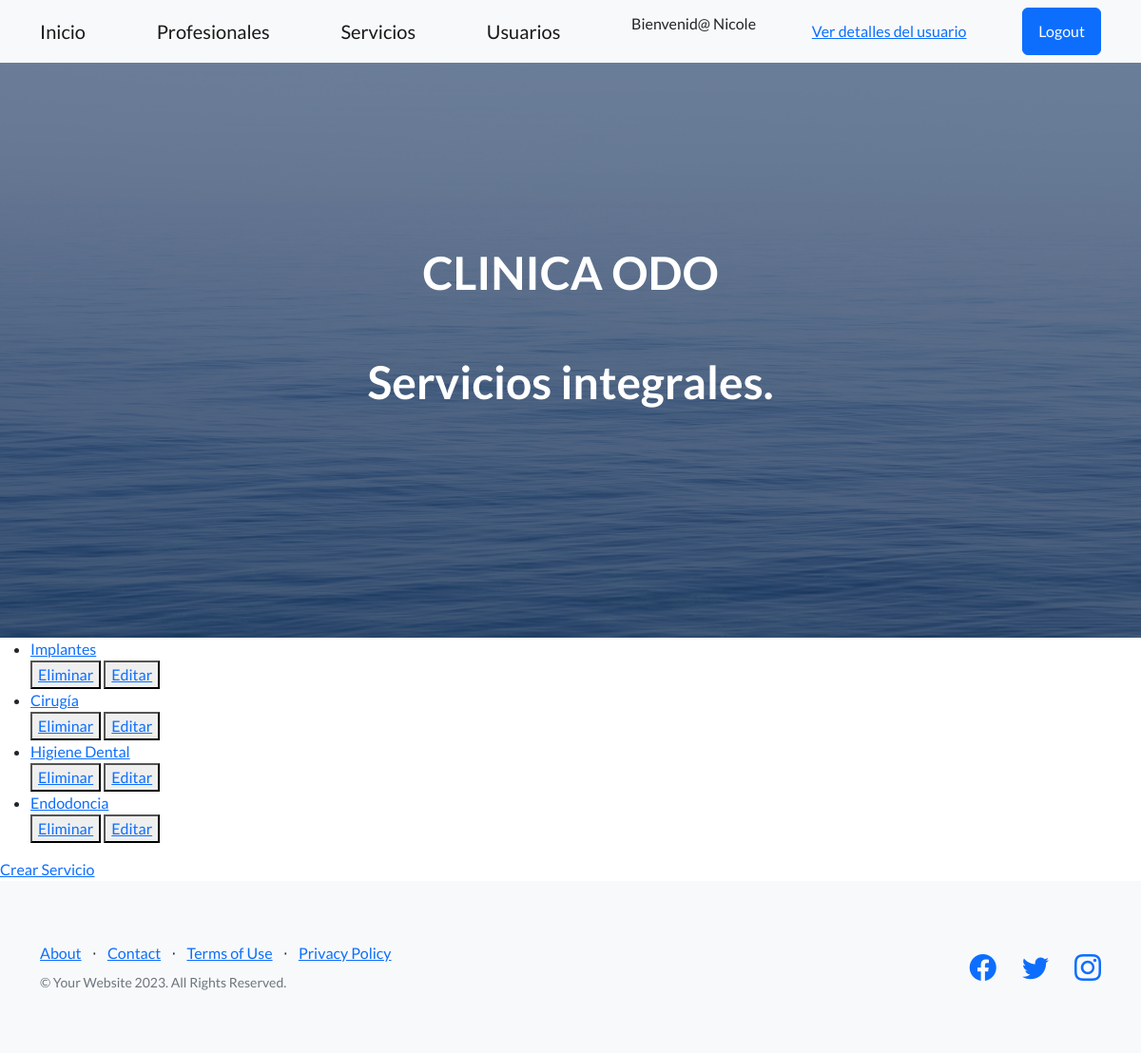
The page /ClinicaODO/lista-servicio (signed in) on the database its author committed.
### ClinicaODON/models.py (models this page shows)
class Servicios(models.Model):
   nombre= models.CharField(max_length=50)
   def __str__(self):
      return f'{self.nombre}'

### ClinicaODON/views.py (the view)
# urls.py: path('lista-servicio', ServicioList.as_view(), name="ListaServicios"),
class ServicioList(ListView):
    model = Servicios
    template_name = "servicio_list.html"
    context_object_name= "servicios"

### ClinicaODON/templates/servicio_list.html
{% extends 'padre.html' %}
{% block contenidoQueCambia %}
    <ul>
        {% for  servicio in servicios %}
            <li>
                <a href="{% url 'DetalleServicios' servicio.id %}" > {{servicio}} </a>
            </li>
            <div>
                <button>
                    <a href="{% url 'EliminarServicios' servicio.id %}">Eliminar</a>
                </button>
                <button>
                    <a href="{% url 'ActualizarServicios' servicio.id %}">Editar</a>
                </button>
            </div>
        {% endfor %}
    </ul>
    <a href="{% url 'CreaServicios' %}">Crear Servicio</a>
{% endblock contenidoQueCambia %}

### ClinicaODON/templates/navbar.html (shortened to what this page needs)
<nav class="navbar navbar-light bg-light static-top">
    <div class="container">
        <a class="navbar-brand" href="/ClinicaODO/">Inicio</a>
        <a class="navbar-brand" href="/ClinicaODO/lista-profesionales">Profesionales</a>
        <a class="navbar-brand" href="{% url 'ListaServicios' %}">Servicios</a>
        <a class="navbar-brand" href="/ClinicaODO/usuarios">Usuarios</a>
        {% if user.is_authenticated %}
            <p>Bienvenid@ {{user.username}}</p>
            <a href="{% url 'user_detail' %}">Ver detalles del usuario</a>
            <a class="btn btn-primary" href="{% url 'Logout' %}">Logout</a>
        {% else %}
                <a class="btn btn-primary" href="{% url 'Login' %}">Login</a>
                <a class="btn btn-primary" href="{% url 'Registrar' %}">Sign Up</a>
        {% endif %}
    </div>
</nav>

### rows shown on the page
Servicios: nombre "Implantes"
Servicios: nombre "Cirugía"
Servicios: nombre "Higiene Dental"
Servicios: nombre "Endodoncia"

### other values the page prints
{{ user.username }} "Nicole"
